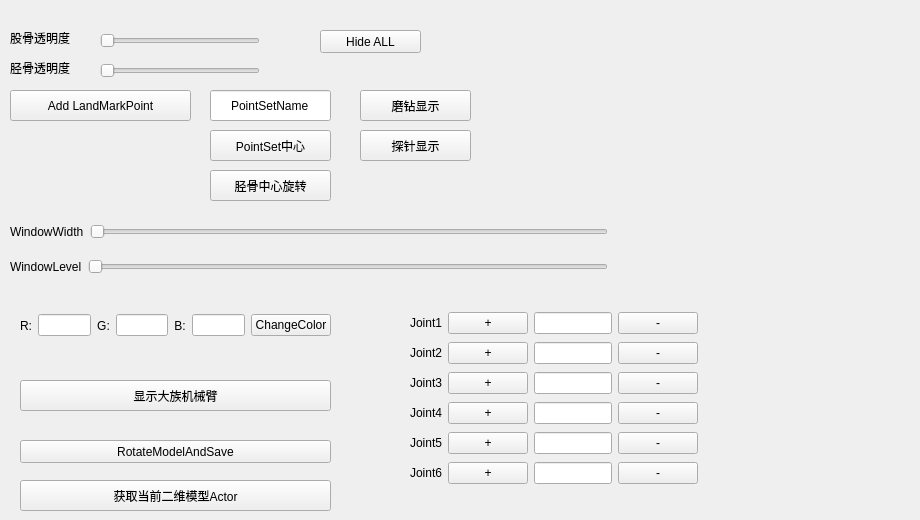
     <widget class="QWidget" name="tab_3">
      <attribute name="title">
       <string>模型显示</string>
      </attribute>
      <widget class="QSlider" name="FemurOpacitySlider">
       <property name="geometry">
        <rect>
         <x>100</x>
         <y>30</y>
         <width>160</width>
         <height>22</height>
        </rect>
       </property>
       <property name="orientation">
        <enum>Qt::Horizontal</enum>
       </property>
      </widget>
      <widget class="QLabel" name="label_5">
       <property name="geometry">
        <rect>
         <x>10</x>
         <y>30</y>
         <width>81</width>
         <height>16</height>
        </rect>
       </property>
       <property name="text">
        <string>股骨透明度</string>
       </property>
      </widget>
      <widget class="QLabel" name="label_12">
       <property name="geometry">
        <rect>
         <x>10</x>
         <y>60</y>
         <width>81</width>
         <height>16</height>
        </rect>
       </property>
       <property name="text">
        <string>胫骨透明度</string>
       </property>
      </widget>
      <widget class="QSlider" name="TibiaOpacitySlider">
       <property name="geometry">
        <rect>
         <x>100</x>
         <y>60</y>
         <width>160</width>
         <height>22</height>
        </rect>
       </property>
       <property name="orientation">
        <enum>Qt::Horizontal</enum>
       </property>
      </widget>
      <widget class="QPushButton" name="SetLandmarkPointBtn">
       <property name="geometry">
        <rect>
         <x>10</x>
         <y>90</y>
         <width>181</width>
         <height>31</height>
        </rect>
       </property>
       <property name="text">
        <string>Add LandMarkPoint</string>
       </property>
      </widget>
      <widget class="QmitkSingleNodeSelectionWidget" name="selectedPointSetWidget" native="true">
       <property name="geometry">
        <rect>
         <x>10</x>
         <y>130</y>
         <width>171</width>
         <height>40</height>
        </rect>
       </property>
       <property name="sizePolicy">
        <sizepolicy hsizetype="Preferred" vsizetype="Minimum">
         <horstretch>0</horstretch>
         <verstretch>0</verstretch>
        </sizepolicy>
       </property>
       <property name="minimumSize">
        <size>
         <width>0</width>
         <height>40</height>
        </size>
       </property>
      </widget>
      <widget class="QmitkPointListWidget" name="poinSetListWidget" native="true">
       <property name="geometry">
        <rect>
         <x>500</x>
         <y>10</y>
         <width>411</width>
         <height>191</height>
        </rect>
       </property>
      </widget>
      <widget class="QLineEdit" name="LandmarkPointSetNameLineEdit">
       <property name="geometry">
        <rect>
         <x>210</x>
         <y>90</y>
         <width>121</width>
         <height>31</height>
        </rect>
       </property>
       <property name="whatsThis">
        <string>&lt;html&gt;&lt;head/&gt;&lt;body&gt;&lt;p&gt;输入Point Set名称&lt;/p&gt;&lt;p&gt;&lt;br/&gt;&lt;/p&gt;&lt;/body&gt;&lt;/html&gt;</string>
       </property>
       <property name="text">
        <string>PointSetName</string>
       </property>
       <property name="alignment">
        <set>Qt::AlignCenter</set>
       </property>
      </widget>
      <widget class="QPushButton" name="CalcualtePointSetCenterBtn">
       <property name="geometry">
        <rect>
         <x>210</x>
         <y>130</y>
         <width>121</width>
         <height>31</height>
        </rect>
       </property>
       <property name="text">
        <string>PointSet中心</string>
       </property>
      </widget>
      <widget class="QPushButton" name="RotateTibiaByCenterBtn">
       <property name="geometry">
        <rect>
         <x>210</x>
         <y>170</y>
         <width>121</width>
         <height>31</height>
        </rect>
       </property>
       <property name="text">
        <string>胫骨中心旋转</string>
       </property>
      </widget>
      <widget class="QPushButton" name="HideAllBtn">
       <property name="geometry">
        <rect>
         <x>320</x>
         <y>30</y>
         <width>101</width>
         <height>23</height>
        </rect>
       </property>
       <property name="text">
        <string>Hide ALL</string>
       </property>
      </widget>
      <widget class="QWidget" name="verticalLayoutWidget_4">
       <property name="geometry">
        <rect>
         <x>10</x>
         <y>210</y>
         <width>598</width>
         <height>80</height>
        </rect>
       </property>
       <layout class="QVBoxLayout" name="verticalLayout_11">
        <item>
         <layout class="QHBoxLayout" name="horizontalLayout_15">
          <item>
           <widget class="QLabel" name="label_20">
            <property name="text">
             <string>WindowWidth</string>
            </property>
           </widget>
          </item>
          <item>
           <widget class="QSlider" name="WindowWidthSlide">
            <property name="minimumSize">
             <size>
              <width>500</width>
              <height>0</height>
             </size>
            </property>
            <property name="orientation">
             <enum>Qt::Horizontal</enum>
            </property>
           </widget>
          </item>
         </layout>
        </item>
        <item>
         <layout class="QHBoxLayout" name="horizontalLayout_16">
          <item>
           <widget class="QLabel" name="label_21">
            <property name="text">
             <string>WindowLevel</string>
            </property>
           </widget>
          </item>
          <item>
           <widget class="QSlider" name="WindowLevelSlide">
            <property name="orientation">
             <enum>Qt::Horizontal</enum>
            </property>
           </widget>
          </item>
         </layout>
        </item>
       </layout>
      </widget>
      <widget class="QWidget" name="horizontalLayoutWidget_10">
       <property name="geometry">
        <rect>
         <x>20</x>
         <y>300</y>
         <width>311</width>
         <height>51</height>
        </rect>
       </property>
       <layout class="QHBoxLayout" name="horizontalLayout_24">
        <item>
         <widget class="QLabel" name="label_27">
          <property name="text">
           <string>R:</string>
          </property>
          <property name="alignment">
           <set>Qt::AlignCenter</set>
          </property>
         </widget>
        </item>
        <item>
         <widget class="QLineEdit" name="ModelColorRLineEdit"/>
        </item>
        <item>
         <widget class="QLabel" name="label_28">
          <property name="text">
           <string>G:</string>
          </property>
          <property name="alignment">
           <set>Qt::AlignCenter</set>
          </property>
         </widget>
        </item>
        <item>
         <widget class="QLineEdit" name="ModelColorGLineEdit"/>
        </item>
        <item>
         <widget class="QLabel" name="label_29">
          <property name="text">
           <string>B:</string>
          </property>
          <property name="alignment">
           <set>Qt::AlignCenter</set>
          </property>
         </widget>
        </item>
        <item>
         <widget class="QLineEdit" name="ModelColorBLineEdit"/>
        </item>
        <item>
         <widget class="QPushButton" name="ChangeModelColorBtn">
          <property name="text">
           <string>ChangeColor</string>
          </property>
         </widget>
        </item>
       </layout>
      </widget>
      <widget class="QPushButton" name="DisplayPKADrillBtn">
       <property name="geometry">
        <rect>
         <x>360</x>
         <y>90</y>
         <width>111</width>
         <height>31</height>
        </rect>
       </property>
       <property name="text">
        <string>磨钻显示</string>
       </property>
      </widget>
      <widget class="QPushButton" name="DisplayProbeBtn">
       <property name="geometry">
        <rect>
         <x>360</x>
         <y>130</y>
         <width>111</width>
         <height>31</height>
        </rect>
       </property>
       <property name="text">
        <string>探针显示</string>
       </property>
      </widget>
      <widget class="QPushButton" name="DisplayHansRobotModelBtn">
       <property name="geometry">
        <rect>
         <x>20</x>
         <y>380</y>
         <width>311</width>
         <height>31</height>
        </rect>
       </property>
       <property name="text">
        <string>显示大族机械臂</string>
       </property>
      </widget>
      <widget class="QPushButton" name="GetCurrentNode2DActorBtn">
       <property name="geometry">
        <rect>
         <x>20</x>
         <y>480</y>
         <width>311</width>
         <height>31</height>
        </rect>
       </property>
       <property name="text">
        <string>获取当前二维模型Actor</string>
       </property>
      </widget>
      <widget class="QWidget" name="verticalLayoutWidget_11">
       <property name="geometry">
        <rect>
         <x>410</x>
         <y>310</y>
         <width>288</width>
         <height>182</height>
        </rect>
       </property>
       <layout class="QVBoxLayout" name="verticalLayout_21">
        <item>
         <layout class="QHBoxLayout" name="horizontalLayout_52">
          <item>
           <widget class="QLabel" name="label_44">
            <property name="text">
             <string>Joint1</string>
            </property>
           </widget>
          </item>
          <item>
           <widget class="QPushButton" name="Joint1PlusBtn">
            <property name="text">
             <string>+</string>
            </property>
           </widget>
          </item>
          <item>
           <widget class="QLineEdit" name="Joint1AngleLineEdit"/>
          </item>
          <item>
           <widget class="QPushButton" name="Joint1MinusBtn">
            <property name="text">
             <string>-</string>
            </property>
           </widget>
          </item>
         </layout>
        </item>
        <item>
         <layout class="QHBoxLayout" name="horizontalLayout_57">
          <item>
           <widget class="QLabel" name="label_49">
            <property name="text">
             <string>Joint2</string>
            </property>
           </widget>
          </item>
          <item>
           <widget class="QPushButton" name="Joint2PlusBtn">
            <property name="text">
             <string>+</string>
            </property>
           </widget>
          </item>
          <item>
           <widget class="QLineEdit" name="Joint2AngleLineEdit"/>
          </item>
          <item>
           <widget class="QPushButton" name="Joint2MinusBtn">
            <property name="text">
             <string>-</string>
            </property>
           </widget>
          </item>
         </layout>
        </item>
        <item>
         <layout class="QHBoxLayout" name="horizontalLayout_56">
          <item>
           <widget class="QLabel" name="label_48">
            <property name="text">
             <string>Joint3</string>
            </property>
           </widget>
          </item>
          <item>
           <widget class="QPushButton" name="Joint3PlusBtn">
            <property name="text">
             <string>+</string>
            </property>
           </widget>
          </item>
          <item>
           <widget class="QLineEdit" name="Joint3AngleLineEdit"/>
          </item>
          <item>
           <widget class="QPushButton" name="Joint4MinusBtn">
            <property name="text">
             <string>-</string>
            </property>
           </widget>
          </item>
         </layout>
        </item>
        <item>
         <layout class="QHBoxLayout" name="horizontalLayout_55">
          <item>
           <widget class="QLabel" name="label_47">
            <property name="text">
             <string>Joint4</string>
            </property>
           </widget>
          </item>
          <item>
           <widget class="QPushButton" name="Joint4PlusBtn">
            <property name="text">
             <string>+</string>
            </property>
           </widget>
          </item>
          <item>
           <widget class="QLineEdit" name="Joint4AngleLineEdit"/>
          </item>
          <item>
           <widget class="QPushButton" name="Joint4MinusBtn_2">
            <property name="text">
             <string>-</string>
            </property>
           </widget>
          </item>
         </layout>
        </item>
        <item>
         <layout class="QHBoxLayout" name="horizontalLayout_54">
          <item>
           <widget class="QLabel" name="label_46">
            <property name="text">
             <string>Joint5</string>
            </property>
           </widget>
          </item>
          <item>
           <widget class="QPushButton" name="Joint5PlusBtn">
            <property name="text">
             <string>+</string>
            </property>
           </widget>
          </item>
          <item>
           <widget class="QLineEdit" name="Joint5AngleLineEdit"/>
          </item>
          <item>
           <widget class="QPushButton" name="Joint5MinusBtn">
            <property name="text">
             <string>-</string>
            </property>
           </widget>
          </item>
         </layout>
        </item>
        <item>
         <layout class="QHBoxLayout" name="horizontalLayout_53">
          <item>
           <widget class="QLabel" name="label_45">
            <property name="text">
             <string>Joint6</string>
            </property>
           </widget>
          </item>
          <item>
           <widget class="QPushButton" name="Joint6PlusBtn">
            <property name="text">
             <string>+</string>
            </property>
           </widget>
          </item>
          <item>
           <widget class="QLineEdit" name="Joint6AngleLineEdit"/>
          </item>
          <item>
           <widget class="QPushButton" name="Joint6MinusBtn">
            <property name="text">
             <string>-</string>
            </property>
           </widget>
          </item>
         </layout>
        </item>
       </layout>
      </widget>
      <widget class="QPushButton" name="RotateModelAndSaveBtn">
       <property name="geometry">
        <rect>
         <x>20</x>
         <y>440</y>
         <width>311</width>
         <height>23</height>
        </rect>
       </property>
       <property name="text">
        <string>RotateModelAndSave</string>
       </property>
      </widget>
     </widget>
